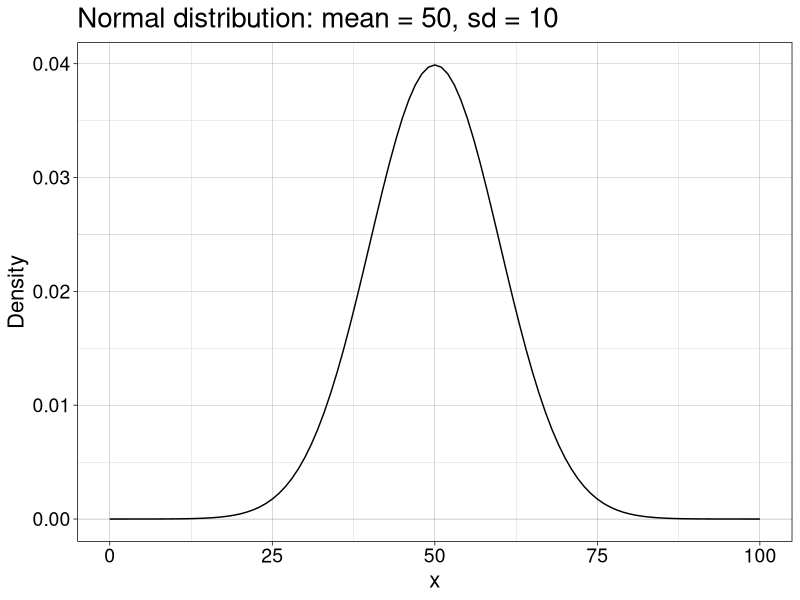
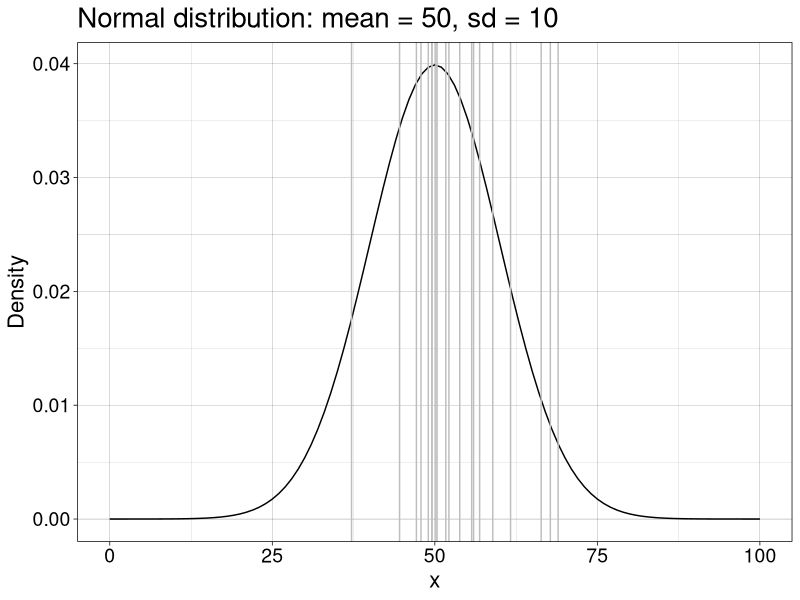
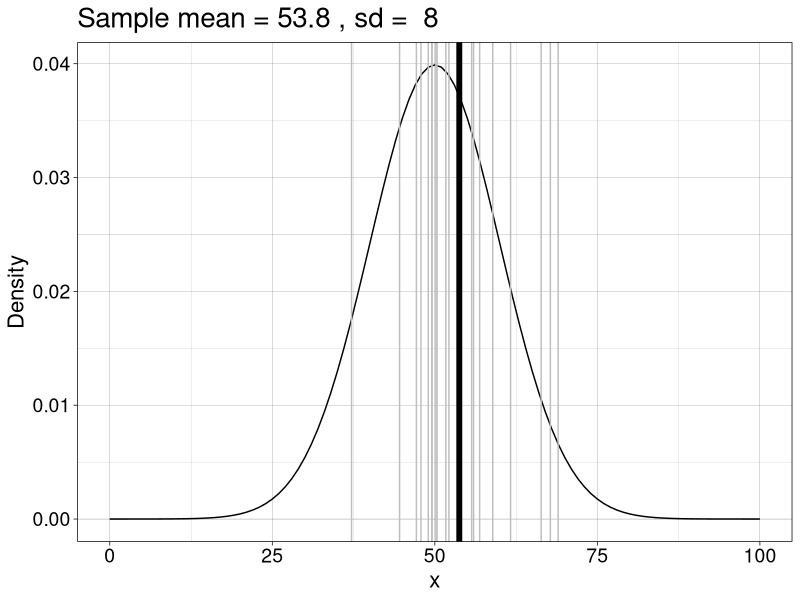
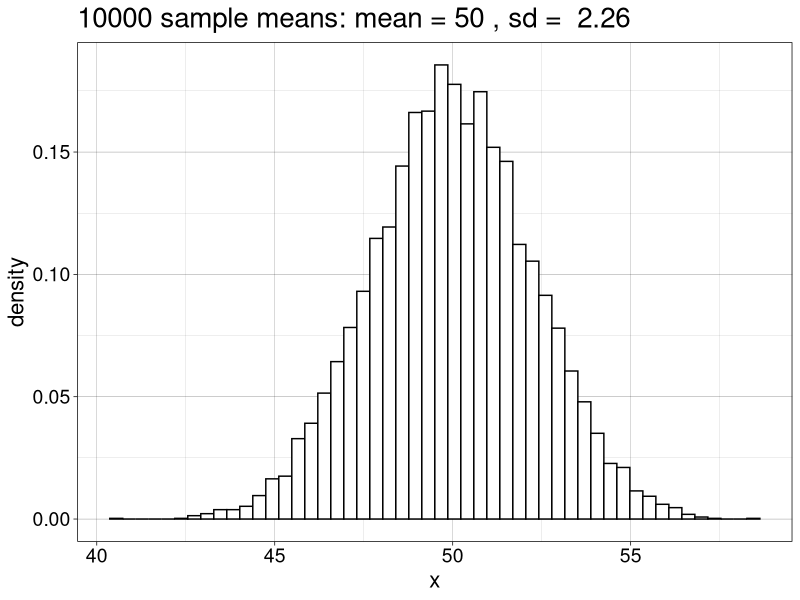
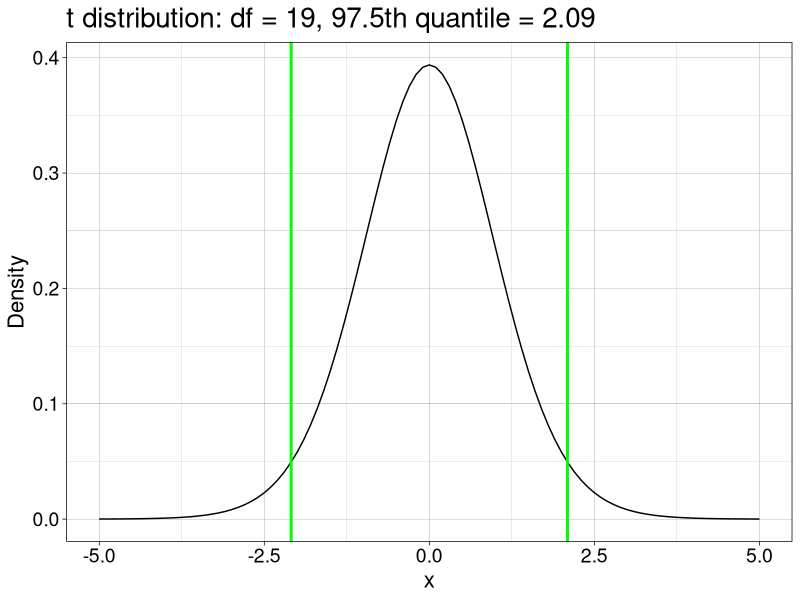
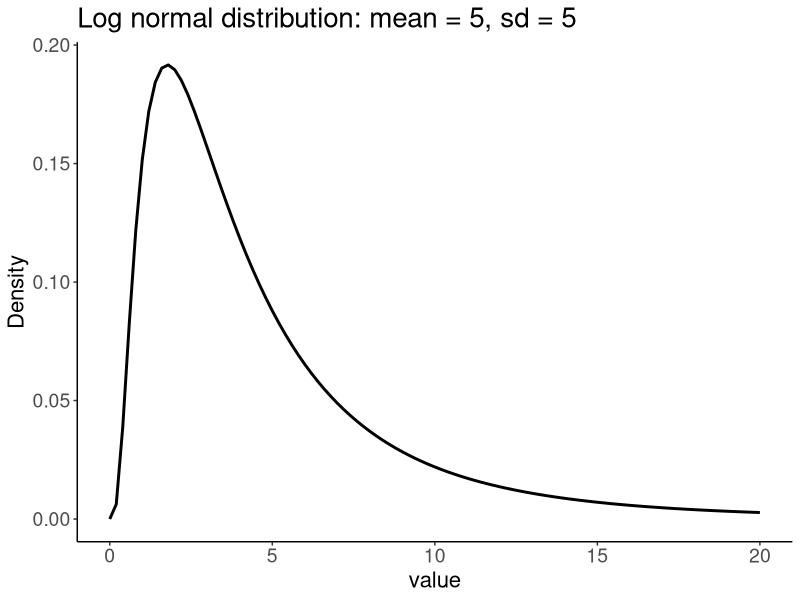
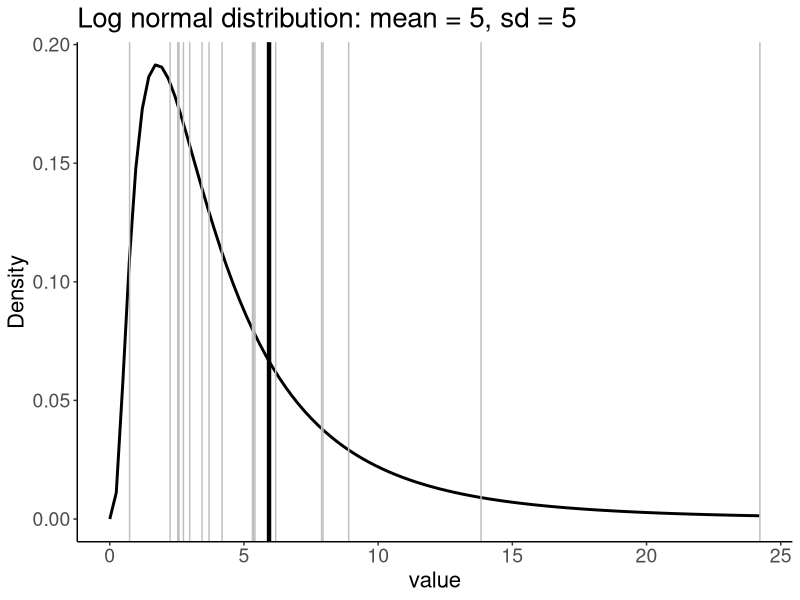
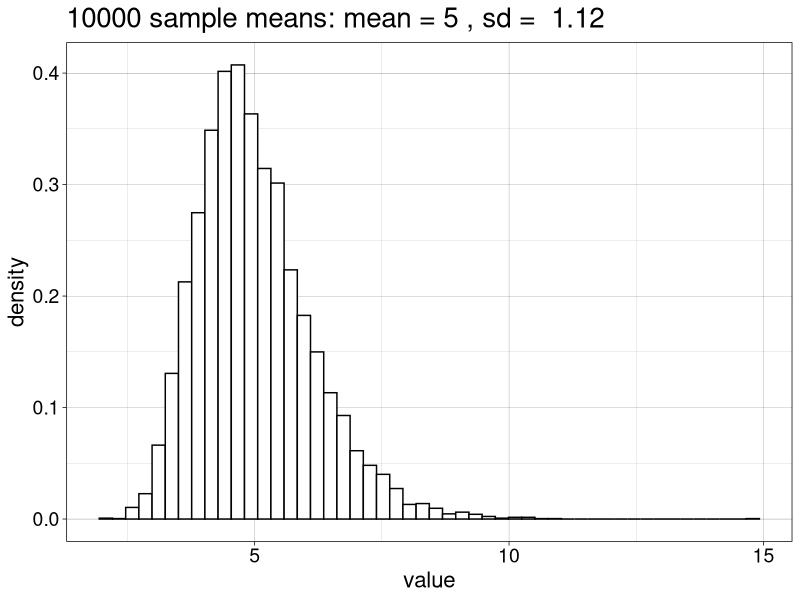

These figures' R source, in order:
## ---- chunk 1
# dependencies
library(ggplot2)
library(tibble)
## ---- chunk 2
sessionInfo()
## ---- chunk 3
# population
m <- 50
sd <- 10
ggplot(data.frame(x = c(0, 100)), aes(x)) + theme_linedraw() +
  stat_function(fun = dnorm, args = list(mean = m, sd = sd)) + 
labs(y = "Density") +
  theme(axis.text = element_text(size = 14),
        axis.title = element_text(size = 16),
        plot.title = element_text(size=20)) +
  ggtitle(paste0("Normal distribution: mean = ",m,", sd = ",sd))
# ggsave(filename = "b3_normdist.pdf")
## ---- chunk 4
# one sample
set.seed(4)
n <- 20
samp <- rnorm(n, m, sd)
ggplot(data.frame(x = c(0, 100)), aes(x)) + theme_linedraw() +
  stat_function(fun = dnorm, args = list(mean = m, sd = sd)) +
  geom_vline(xintercept = samp, colour = "grey") + 
labs(y = "Density") +
  theme(axis.text = element_text(size = 14),
        axis.title = element_text(size = 16),
        plot.title = element_text(size=20)) +
  ggtitle(paste0("Normal distribution: mean = ",m,", sd = ",sd))
# ggsave(filename = "b3_normdist_1samp.pdf")
## ---- chunk 5
# one sample + mean
set.seed(4)
n <- 20
samp <- rnorm(n, m, sd)
ggplot(data.frame(x = c(0, 100)), aes(x)) + theme_linedraw() +
  stat_function(fun = dnorm, args = list(mean = m, sd = sd)) +
  geom_vline(xintercept = samp, colour = "grey") +
  geom_vline(xintercept = mean(samp), size = 2) + 
labs(y = "Density") +
  theme(axis.text = element_text(size = 14),
        axis.title = element_text(size = 16),
        plot.title = element_text(size=20)) +
  ggtitle(paste("Sample mean =",round(mean(samp),digits=1),", sd = ",round(sd(samp),digits=1)))
# ggsave(filename = "b3_normdist_1samp_mean.pdf")
## ---- chunk 6
# sampling distribution
set.seed(111) 
n <- 20
nsim <- 10000
samp.dist <- apply(matrix(rnorm(n*nsim, m, sd),nrow = nsim), 1, mean)

ggplot(data.frame(x=samp.dist), aes(x)) + theme_linedraw() +
  geom_histogram(aes(y = ..density..), colour = "black", fill = "white", bins = 50) +
  theme(axis.text = element_text(size = 14),
        axis.title = element_text(size = 16),
        plot.title = element_text(size=20)) +
  ggtitle(paste(nsim,"sample means: mean =",round(mean(samp.dist),digits=1),", sd = ",round(sd(samp.dist),digits=2)))
# ggsave(filename = "b3_normdist_10000samp_mean.pdf")
## ---- chunk 7
sd(samp) / sqrt(length(samp))
## ---- chunk 8
sd(samp.dist)
## ---- chunk 9
# one sample
set.seed(4)
n <- 20
samp <- rnorm(n, m, sd)
t.test(samp)
## ---- chunk 10
# Formula
samp.m <- mean(samp) # sample mean
samp.v <- var(samp) # sample variance
sem <- sqrt(samp.v/n) # standard error of the mean
samp.t <- samp.m / sem
samp.t
## ---- chunk 11
alpha <- 0.05 # expected long term false positive rate
df <- length(samp) - 1 # degrees of freedom
ggplot(data.frame(x = c(-5, 5)), aes(x)) + theme_linedraw() +
  stat_function(fun = dt, args = list(df = df)) + 
labs(y = "Density") +
  theme(axis.text = element_text(size = 14),
        axis.title = element_text(size = 16),
        plot.title = element_text(size=20)) +
  ggtitle(paste0("t distribution: df = ",df,", ",(1-alpha/2)*100,"th quantile = ",round(qt(1-alpha/2, df), digits=2))) +
  geom_vline(xintercept = c(-qt(1-alpha/2, df), qt(1-alpha/2, df)), colour = "green", size = 1)
## ---- chunk 12
alpha <- 0.05
df <- n-1 # degrees of freedom
ci <- vector("numeric",2)
ci[1] <- samp.m - qt(1-alpha/2, df)  * sem
ci[2] <- samp.m + qt(1-alpha/2, df)  * sem
ci
## ---- chunk 13
# population
m <- 5
s <- 5
location <- log(m^2 / sqrt(s^2 + m^2))
shape <- sqrt(log(1 + (s^2 / m^2)))
x <- seq(0, 20, .05)
ggplot(as_tibble(x), aes(value)) +
  theme_classic() +
  stat_function(fun = dlnorm, args = list(meanlog = location, sdlog = shape), size = 1) +
  labs(y = "Density") +
  theme(axis.title = element_text(size = 16),
        axis.text = element_text(size = 14),
        plot.title = element_text(size=20)) +
  ggtitle(paste0("Log normal distribution: mean = ",m,", sd = ",s))
# ggsave(filename = "b3_lnormdist.pdf")
## ---- chunk 14
set.seed(777)
n <- 20
samp <- rlnorm(n, meanlog = location, sdlog = shape)
x <- seq(0, 20, .05)
ggplot(as_tibble(x), aes(value)) +
  theme_classic() +
  stat_function(fun = dlnorm, args = list(meanlog = location, sdlog = shape), size = 1) +
  geom_vline(xintercept = samp, colour = "grey") + 
  geom_vline(xintercept = mean(samp), size = 1.5) + 
labs(y = "Density") +
  theme(axis.text = element_text(size = 14),
        axis.title = element_text(size = 16),
        plot.title = element_text(size=20)) +
  ggtitle(paste0("Log normal distribution: mean = ",m,", sd = ",s))
# ggsave(filename = "b3_lnormdist_1samp.pdf")
## ---- chunk 15
set.seed(777)
m <- 5
s <- 5
location <- log(m^2 / sqrt(s^2 + m^2))
shape <- sqrt(log(1 + (s^2 / m^2)))

# population mean?
lnorm.pop.m <- mean(rlnorm(1000000, meanlog = location, sdlog = shape))

n <- 20
nsamp <- 10000
# nsamp experiments in one go + compute mean for each one:
dist.samp <- apply(matrix(rlnorm(n*nsamp, meanlog = location, sdlog = shape), nrow = nsamp), 1, mean)

v <- as_tibble(dist.samp) 
ggplot(v, aes(x = value)) + theme_linedraw() +
        geom_histogram(aes(y = ..density..), colour = "black", fill = "white", bins = 50) +
  # geom_vline(xintercept = mean(dist.samp), size = 1.5) + 
  theme(axis.text = element_text(size = 14),
        axis.title = element_text(size = 16),
        plot.title = element_text(size=20)) +
  ggtitle(paste(nsim,"sample means: mean =",round(mean(dist.samp),digits=1),", sd = ",round(sd(dist.samp),digits=2)))
# ggsave(filename = "b3_lnormdist_10000samp_mean.pdf")
